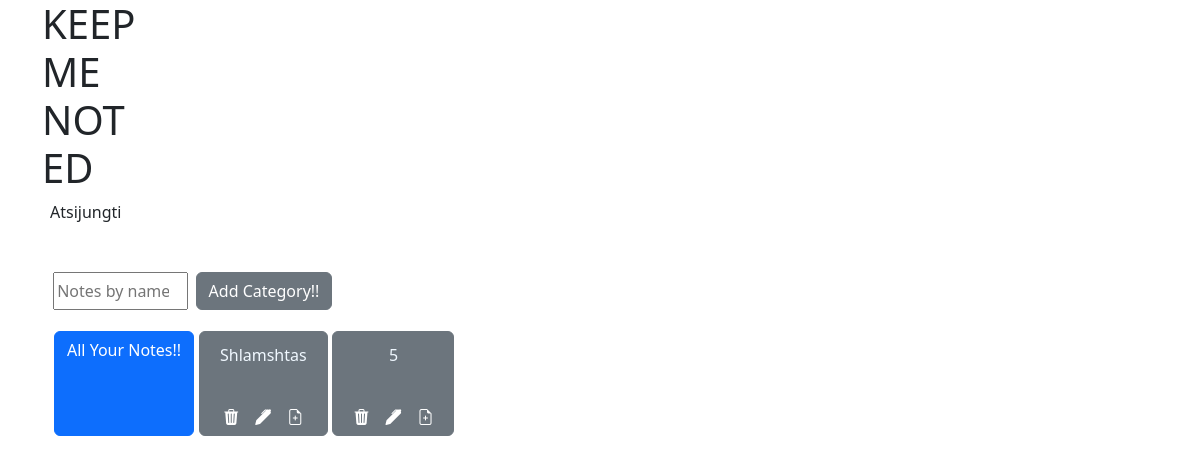
The app's page /notes/3 (signed in), older data.
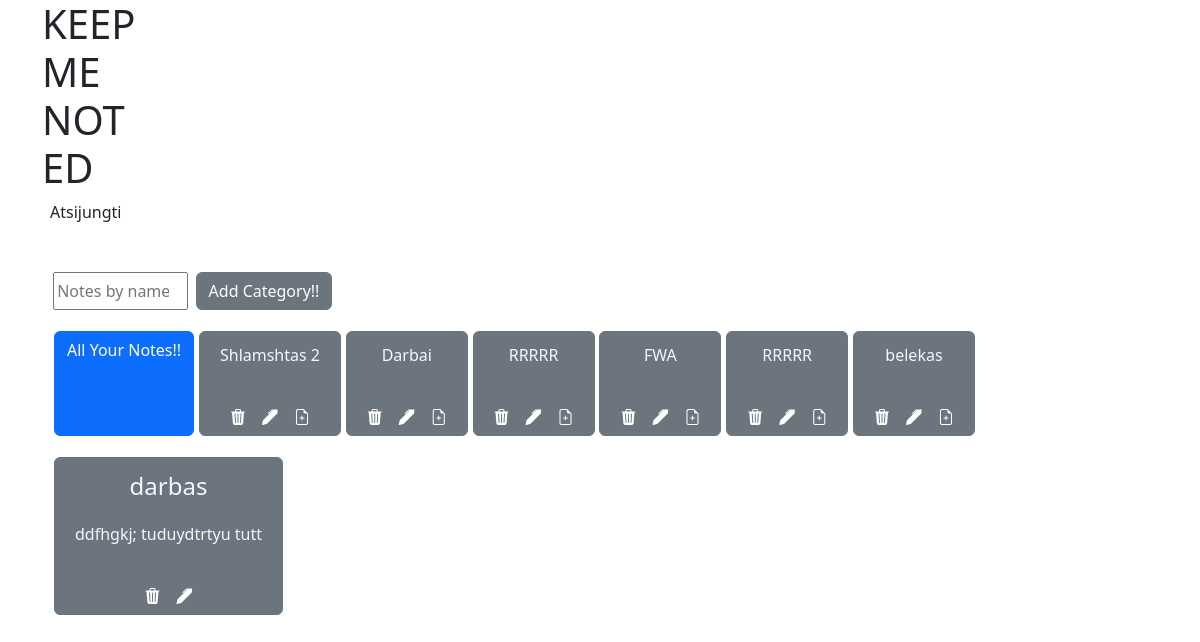
The same page, newer data.
### app/db_models/Category.py (models this page shows, shortened)
class Category(db.Model):
    __tablename__ = "categories"
    id = db.Column(db.Integer, primary_key=True)
    category_name = db.Column(db.String(50), nullable=False)
    notes = db.relationship("Note", backref="categories", cascade='all, delete')

### app/db_models/Note.py (models this page shows, shortened)
class Note(db.Model):
    __tablename__= "notes"
    id = db.Column(db.Integer, primary_key=True)
    name = db.Column(db.String(255),nullable=False)
    text = db.Column(db.String())
    picture = db.Column(db.String(), nullable=True, default='default.png')
    id_category = db.Column(db.Integer, db.ForeignKey('categories.id') )

### app/routes.py (the view)
@app.route('/notes/<int:id>', methods=['GET', 'POST'])
@login_required
def notes(id):
    if id:
        session['selected_category_id'] = id
        notes = Note.query.filter_by(id_category = id).all()
        categories = Category.query.all()
    else:
        notes = Note.query.all()
    return render_template ("notes.html" , id_category = id, notes=notes,
                             categories=categories)

### app/forms.py
class SearchForm(FlaskForm):
    searched = StringField("Searched", [DataRequired()])
    submit = SubmitField('Submit')

### app/routes.py (called while the page is built)
@login_manager.user_loader
def load_user(user_id):
    return User.query.get(user_id)

@app.context_processor
def base():
    form = SearchForm()
    return dict(form=form)

### app/templates/notes.html (shortened to what this page needs)
{% extends "main.html" %}
{% block content %}
<div class="container d-flex justify-content-start  mb-3 flex-wrap" >
    {% for note in notes %}
    <div class="btn btn-secondary" id= "category.id "style="margin: 0.3rem  0.3rem  0rem  0rem; ">
    <a href="" style="margin: 0.3rem  0.3rem  0rem  0rem; width:50rem;
                      height: 5rem; word-wrap: break-word; text-decoration: none;">
        <h4 style="padding: 0.5rem; color: aliceblue; " >{{note['name']}}</h4>
        <h6 style="padding: 0.5rem; color: aliceblue; " >{{note['text']}}</h6>
    </a>
    <div style="display: flex; justify-content: center;">
      <a  href="{{ url_for('delete_note' , id = note.id) }}" class="nav-link px-2 ">
        <i class="bi bi-trash3-fill"></i>
      </a>
      <a href="{{ url_for('edit_note' , id = note.id )}}" class="nav-link px-2 ">
        <i class="bi bi-pen-fill"></i>
      </a>
    </div>
    </div>
    {% endfor %}
  </div>
{% endblock %}

### app/templates/main.html (shortened to what this page needs)
<!DOCTYPE html>
<html lang="en">
<head>
    <link href="https://cdn.jsdelivr.net/npm/bootstrap@5.3.0-alpha1/dist/css/bootstrap.min.css" rel="stylesheet"
 />
    <link rel="stylesheet" href="https://cdn.jsdelivr.net/npm/bootstrap-icons@1.10.3/font/bootstrap-icons.css">
</head>
<body>
  <div class="container">
    <h1 contenteditable="true" style="width: 100px;">KEEP ME NOTED</h1>
    {% if current_user.is_authenticated %}
    <li style="list-style:none; margin-right:3rem;">
      <a href="{{ url_for('logout') }}" class="nav-link px-2 ">Atsijungti</a>
    </li>
    {%endif%}
    <div class="content-section;  p-3; mx-auto pt-5" style="text-align: center; max-width: 30%;">
    </div>
    <div style="display: flex; padding: 0rem  0.7rem;margin-bottom: 1rem;" >
      <form method="POST" class = "d-flex" action="{{url_for('search')}}">
          <input class="form_control me-2"  type="search" placeholder="Notes by name" aria-label="Search" , name="searched" style="width: 8.4rem;">
      </form>
      <a class="btn btn-secondary" href="{{ url_for('add_category')}}" class="nav-link px-2 ">Add Category!!</a>
    </div>
    <div class="container d-flex justify-content-start  mb-3 flex-wrap" >
        <a class="btn btn-primary" href="{{ url_for('all_notes')}}" class="nav-link px-2 " style="margin: 0.3rem  0.3rem  0rem  0rem; ">All Your Notes!!</a>
        {% for category in categories %}
        <div class="btn btn-secondary" id= "category.id "style="margin: 0.3rem  0.3rem  0rem  0rem; ">
        <a href="{{ url_for('notes' , id = category.id )}}" style="margin: 0.3rem  0.3rem  0rem  0rem; width:10rem;
                          height: 5rem; word-wrap: break-word; text-decoration: none;">
            <h6 style="padding: 0.5rem; color: aliceblue; " >{{category['category_name']}}</h6>
        </a>
        <div style="display: flex; justify-content: center;">
          <a  href="{{ url_for('delete' , id = category.id) }}" class="nav-link px-2 ">
            <i class="bi bi-trash3-fill"></i>
          </a>
          <a href="{{ url_for('edit_category' , id = category.id )}}" class="nav-link px-2 ">
            <i class="bi bi-pen-fill"></i>
          </a>
          <a href="{{ url_for('noting' , id = category.id )}}" class="nav-link px-2 ">
            <i class="bi bi-file-earmark-plus"></i>
          </a>
        </div>
        </div>
        {% endfor %}
      </div>
        {% block content %}
        {% endblock %}
  </div>
</body>
</html>

Row changes from the older to the newer data that the page shows:
changed Category: category_name "Shlamshtas" → "Shlamshtas 2"
changed Category: category_name "5" → "Darbai"
added Category: category_name "RRRRR"
added Category: category_name "FWA"
added Category: category_name "RRRRR"
added Category: category_name "belekas"
added Note: name "darbas", text "ddfhgkj; tuduydtrtyu tutt"
